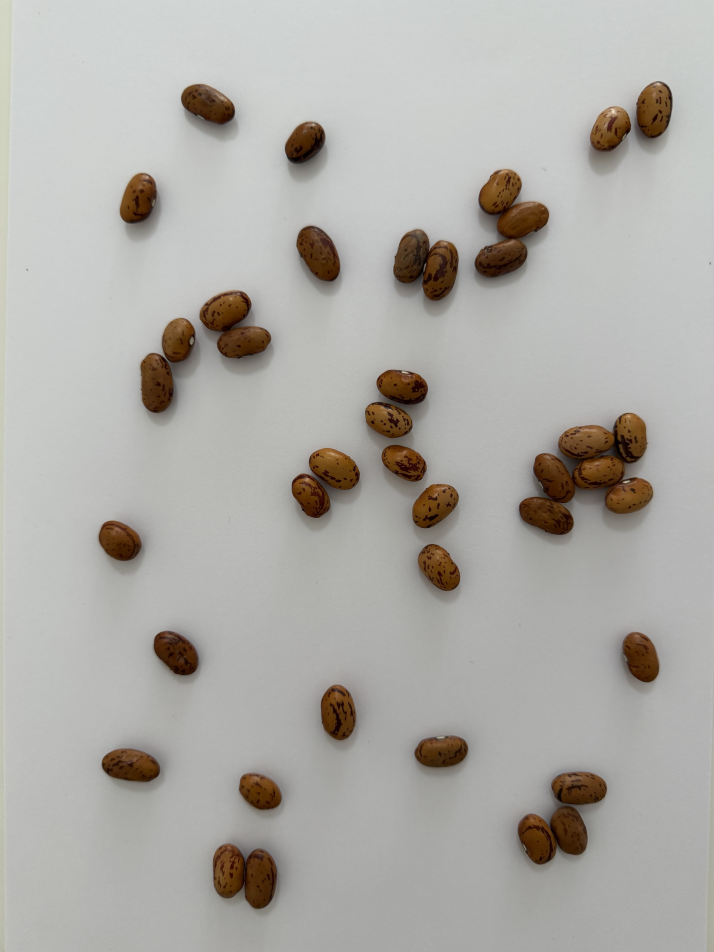
#> input picture bolum3/fasulye.jpg, 4284 x 5712 px (shown at 1/6 size)
$ python bolum3_tane_sayma.py
#> lines starting #> are read from the running program, lines starting #| are printed output that depends on the picture; after the words box and inside, x2 and y2 are one past the last pixel; in counts of white or black regions, pixels touching at a corner belong together
# -*- coding: utf-8 -*-

import cv2
import numpy as np
import matplotlib.pyplot as plt
import os

# AYARLAR (Fasulye için optimize edilmiş)

MIN_MESAFE = 24      # px - iki tane merkezi arası min mesafe
DIST_ESIK = 0.3      # distance transform lokal maksima eşiği
MAX_YUKSEKLIK = 900  # px - işlem hızı için boyutlandırma

# YARDIMCI FONKSİYONLAR

def goruntu_goster_coklu(goruntuler, basliklar, satir=2, sutun=3,
                         baslik_genel=""):
    """Birden fazla görüntüyü ızgara halinde gösterir."""
    plt.figure(figsize=(16, 10))
    if baslik_genel:
        plt.suptitle(baslik_genel, fontsize=14, fontweight='bold')
    for i, (img, baslik) in enumerate(zip(goruntuler, basliklar)):
        plt.subplot(satir, sutun, i + 1)
        if len(img.shape) == 2:
            plt.imshow(img, cmap='gray')
        else:
            plt.imshow(cv2.cvtColor(img, cv2.COLOR_BGR2RGB))
        plt.title(baslik, fontsize=11)
        plt.axis('off')
    plt.tight_layout()
    plt.show()

# 1. ÖN İŞLEME

def on_isleme(goruntu_yolu, max_yukseklik=MAX_YUKSEKLIK):
    """
    Görüntüyü okur, boyutlandırır ve binary mask üretir.
    """
    orijinal = cv2.imread(goruntu_yolu)
    if orijinal is None:
        raise FileNotFoundError(f"Görüntü bulunamadı: {goruntu_yolu}")

    h, w = orijinal.shape[:2]
    if h > max_yukseklik:
        oran = max_yukseklik / h
        orijinal = cv2.resize(orijinal, (int(w * oran), max_yukseklik))

    gri = cv2.cvtColor(orijinal, cv2.COLOR_BGR2GRAY)
    bulanik = cv2.medianBlur(gri, 5)

    _, binary = cv2.threshold(
        bulanik, 0, 255,
        cv2.THRESH_BINARY_INV + cv2.THRESH_OTSU
    )

    return orijinal, gri, binary

# 2. MORFOLOJİK TEMİZLİK

def morfolojik_temizlik(binary):
    """
    Binary maskedeki gürültüleri temizler.
    - Opening: küçük beyaz noktaları (gürültü) siler
    - Closing: tane içindeki olası siyah boşlukları doldurur
    """
    kernel = cv2.getStructuringElement(cv2.MORPH_ELLIPSE, (3, 3))
    temiz = cv2.morphologyEx(binary, cv2.MORPH_OPEN, kernel, iterations=2)
    temiz = cv2.morphologyEx(temiz, cv2.MORPH_CLOSE, kernel, iterations=3)
    return temiz

# 3. YÖNTEM A: BASİT KONTUR SAYMA (Karşılaştırma için)

def basit_kontur_say(binary, orijinal, min_alan=200):
    """findContours ile basit sayım."""
    konturlar, _ = cv2.findContours(
        binary, cv2.RETR_EXTERNAL, cv2.CHAIN_APPROX_SIMPLE
    )

    gecerli = [k for k in konturlar if cv2.contourArea(k) > min_alan]

    sonuc = orijinal.copy()
    cv2.drawContours(sonuc, gecerli, -1, (0, 255, 0), 2)

    for i, k in enumerate(gecerli):
        M = cv2.moments(k)
        if M["m00"] > 0:
            cx = int(M["m10"] / M["m00"])
            cy = int(M["m01"] / M["m00"])
            cv2.putText(sonuc, str(i + 1), (cx - 10, cy + 5),
                        cv2.FONT_HERSHEY_SIMPLEX, 0.5, (0, 0, 255), 2)

    cv2.putText(sonuc, f"Basit Yontem: {len(gecerli)} kume",
                (10, 30), cv2.FONT_HERSHEY_SIMPLEX, 0.8, (255, 0, 0), 2)

    return len(gecerli), sonuc

# 4. YÖNTEM B: WATERSHED SEGMENTASYONU (Asıl Yöntem)

def watershed_say(binary, orijinal,
                  min_mesafe=MIN_MESAFE, dist_esik=DIST_ESIK):
    """Distance Transform + Lokal Maksima + Watershed."""
    # 1. Distance transform
    dist = cv2.distanceTransform(binary, cv2.DIST_L2, 5)

    # 2. Lokal maksima bul
    kernel = np.ones((min_mesafe, min_mesafe), np.uint8)
    dist_dilated = cv2.dilate(dist, kernel)
    lokal_max = (dist == dist_dilated) & (dist > dist_esik * dist.max())
    lokal_max = lokal_max.astype(np.uint8) * 255

    # 3. Her lokal maksimayı ayrı bir etikete dönüştür
    _, markerler = cv2.connectedComponents(lokal_max)

    # 4. Watershed için arka plan / ön plan / bilinmeyen
    kernel = cv2.getStructuringElement(cv2.MORPH_ELLIPSE, (3, 3))
    kesin_arka = cv2.dilate(binary, kernel, iterations=3)
    bilinmeyen = cv2.subtract(kesin_arka, lokal_max)

    markerler = markerler + 1
    markerler[bilinmeyen == 255] = 0

    # 5. Watershed uygula
    sonuc = orijinal.copy()
    markerler = cv2.watershed(sonuc, markerler)

    # 6. Sınırları kırmızıya boya
    sonuc[markerler == -1] = [0, 0, 255]

    # 7. Tane sayısı
    benzersiz_etiketler = np.unique(markerler)
    tane_sayisi = len(benzersiz_etiketler) - 2

    # 8. Numaralandır
    sayac = 0
    for etiket in benzersiz_etiketler:
        if etiket <= 1:
            continue
        sayac += 1
        mask = (markerler == etiket).astype(np.uint8) * 255
        M = cv2.moments(mask)
        if M["m00"] > 0:
            cx = int(M["m10"] / M["m00"])
            cy = int(M["m01"] / M["m00"])
            cv2.putText(sonuc, str(sayac), (cx - 8, cy + 4),
                        cv2.FONT_HERSHEY_SIMPLEX, 0.45, (0, 0, 0), 2)

    cv2.putText(sonuc, f"Watershed: {tane_sayisi} tane",
                (10, 30), cv2.FONT_HERSHEY_SIMPLEX, 0.8, (0, 120, 0), 2)

    return tane_sayisi, sonuc, dist, lokal_max

# 5. ANA PIPELINE

def tane_say_pipeline(goruntu_yolu, kayit_klasoru="cikti_bolum3",
                      gercek_sayi=None):
    """Tüm pipeline'ı çalıştırır."""
    print("\n" + "=" * 65)
    print(f"BOLUM 3 - Tane Sayma Pipeline")
    print(f"Goruntu: {goruntu_yolu}")
    print("=" * 65)

    # 1. Ön işleme
    orijinal, gri, binary = on_isleme(goruntu_yolu)
#> in on_isleme, orijinal is the input picture: shape (5712, 4284, 3); mean B, G, R 167.2, 171.9, 174
#> in on_isleme, `_, binary = cv2.threshold( bulanik, 0, 255, cv2.THRESH_BINARY_INV + cv..`:
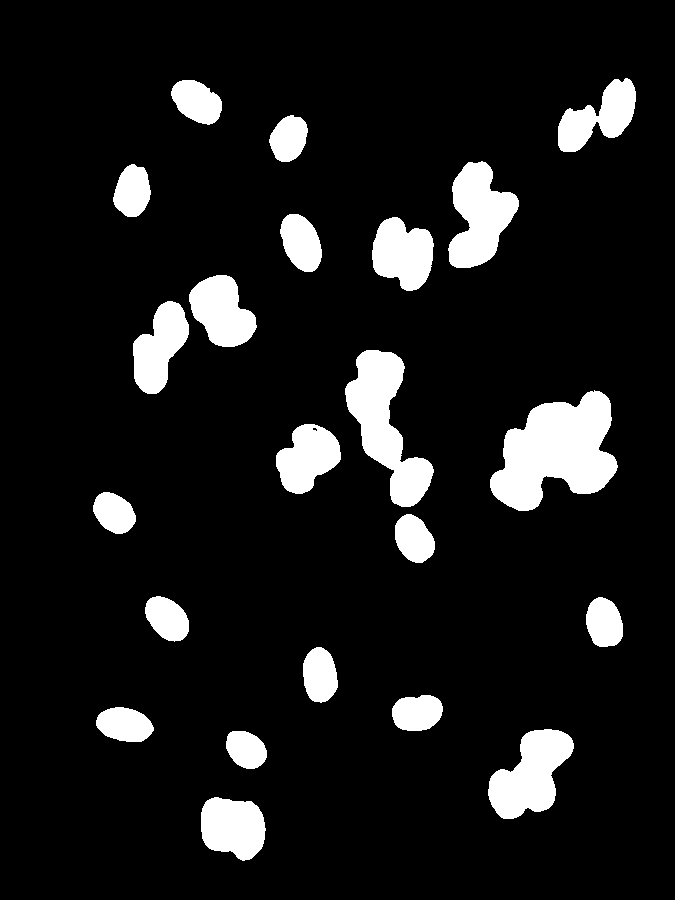
#> binary: shape (900, 675); 10.2% white; 22 white regions, largest, box (x1, y1, x2, y2) and area: (490, 390, 618, 511) 9565, (345, 350, 434, 507) 6337, (448, 161, 519, 268) 4664
    print(f"[1/5] On isleme tamamlandi ({orijinal.shape[1]}x{orijinal.shape[0]} px)")
#| [1/5] On isleme tamamlandi (675x900 px)

    # 2. Morfolojik temizlik
    temiz = morfolojik_temizlik(binary)
#> in morfolojik_temizlik, `temiz = cv2.morphologyEx(binary, cv2.MORPH_OPEN, kernel, iterations=2)`: temiz: shape (900, 675); 10.2% white; 22 white regions, largest, box (x1, y1, x2, y2) and area: (490, 391, 618, 511) 9558, (345, 350, 434, 507) 6335, (448, 161, 519, 268) 4664
#> in morfolojik_temizlik, `temiz = cv2.morphologyEx(temiz, cv2.MORPH_CLOSE, kernel, iterations=3)`: temiz: shape (900, 675); 10.2% white; 22 white regions
    print(f"[2/5] Morfolojik temizlik tamamlandi")

    # 3. Basit kontur sayma
    basit_sayi, basit_gorsel = basit_kontur_say(temiz, orijinal)
#> in basit_kontur_say, `konturlar, _ = cv2.findContours( binary, cv2.RETR_EXTERNAL, cv2.CHAIN_..`: konturlar = 22 contours; largest, box (x1, y1, x2, y2) and area: (490, 391, 618, 511) 9364, (345, 350, 434, 507) 6156, (448, 161, 519, 268) 4532, (488, 729, 574, 819) 4484, (372, 217, 434, 291) 3208
#> in basit_kontur_say, `gecerli = [k for k in konturlar if cv2.contourArea(k) > min_alan]`: gecerli has the same summary as konturlar
#> in basit_kontur_say, `cv2.drawContours(sonuc, gecerli, -1, (0, 255, 0), 2)`: sonuc: shape (900, 675, 3); mean B, G, R 164.6, 175.5, 170.8
#> the loop in basit_kontur_say, `for i, k in enumerate(gecerli):` made 22 passes
#> (cx, cy) on passes 1 to 12: (232, 826), (245, 749), (530, 774), (124, 724), (416, 712), (319, 674), (603, 622), (166, 618), (413, 538), (113, 512), (307, 457), (556, 451)
#> after the loop in basit_kontur_say, `for i, k in enumerate(gecerli):`: sonuc: shape (900, 675, 3); mean B, G, R 164.6, 175.3, 171.5
#> in basit_kontur_say, `cv2.putText(sonuc, f"Basit Yontem: {len(gecerli)} kume", (10, 30), cv2..`: sonuc: shape (900, 675, 3); mean B, G, R 164.7, 174.7, 170.8
#> basit_sayi = 22
    print(f"[3/5] Basit kontur yontemi   : {basit_sayi} kume bulundu")
#| [3/5] Basit kontur yontemi   : 22 kume bulundu

    # 4. Watershed
    ws_sayi, ws_gorsel, dist, lokal_max = watershed_say(temiz, orijinal)
#> in watershed_say, `lokal_max = (dist == dist_dilated) & (dist > dist_esik * dist.max())`: lokal_max: shape (900, 675) bool; 0.01% white in thin lines or dots, all inside (x1, y1, x2, y2) = (114, 99, 619, 827)
#> in watershed_say, `_, markerler = cv2.connectedComponents(lokal_max)`: markerler: shape (900, 675) int32; 40 distinct labels, from 0 to 39
#> in watershed_say, `kernel = cv2.getStructuringElement(cv2.MORPH_ELLIPSE, (3, 3))`: kernel = [[0, 1, 0], [1, 1, 1], [0, 1, 0]]
#> in watershed_say, `kesin_arka = cv2.dilate(binary, kernel, iterations=3)`: kesin_arka: shape (900, 675); 12.3% white; 22 white regions, largest, box (x1, y1, x2, y2) and area: (487, 388, 621, 514) 10827, (342, 347, 437, 510) 7556, (445, 158, 522, 271) 5530
#> in watershed_say, `bilinmeyen = cv2.subtract(kesin_arka, lokal_max)`: bilinmeyen: shape (900, 675); 12.3% white; 22 white regions, largest, box (x1, y1, x2, y2) and area: (487, 388, 621, 514) 10825, (342, 347, 437, 510) 7551, (445, 158, 522, 271) 5528
#> in watershed_say, `markerler = markerler + 1`: markerler: shape (900, 675) int32; 40 distinct labels, from 1 to 40
#> in watershed_say, `markerler[bilinmeyen == 255] = 0`:
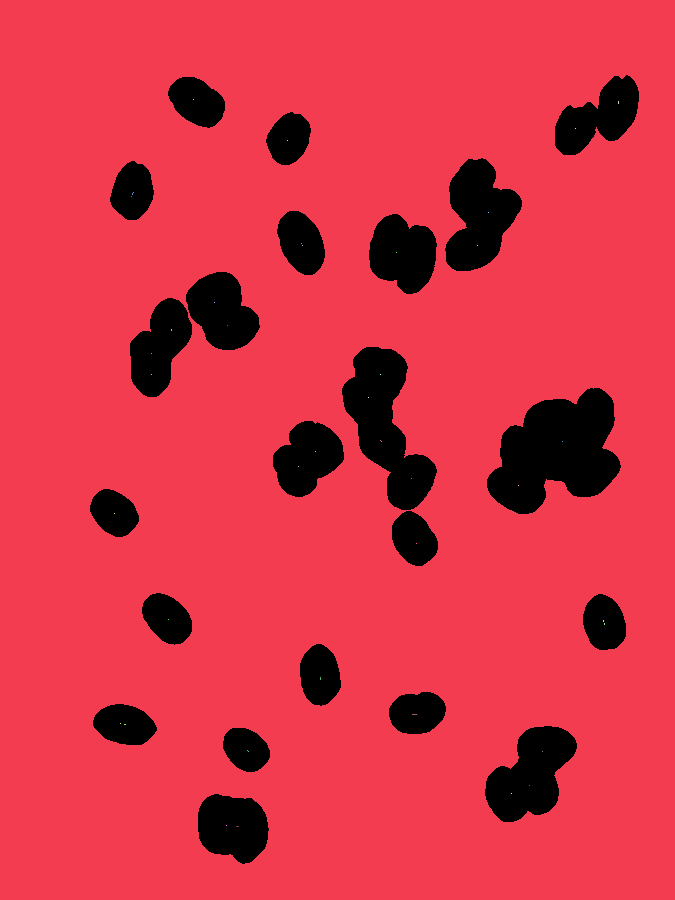
#> markerler: shape (900, 675) int32; 41 distinct labels, from 0 to 40; one colour per label, 0 black
#> in watershed_say, `markerler = cv2.watershed(sonuc, markerler)`:
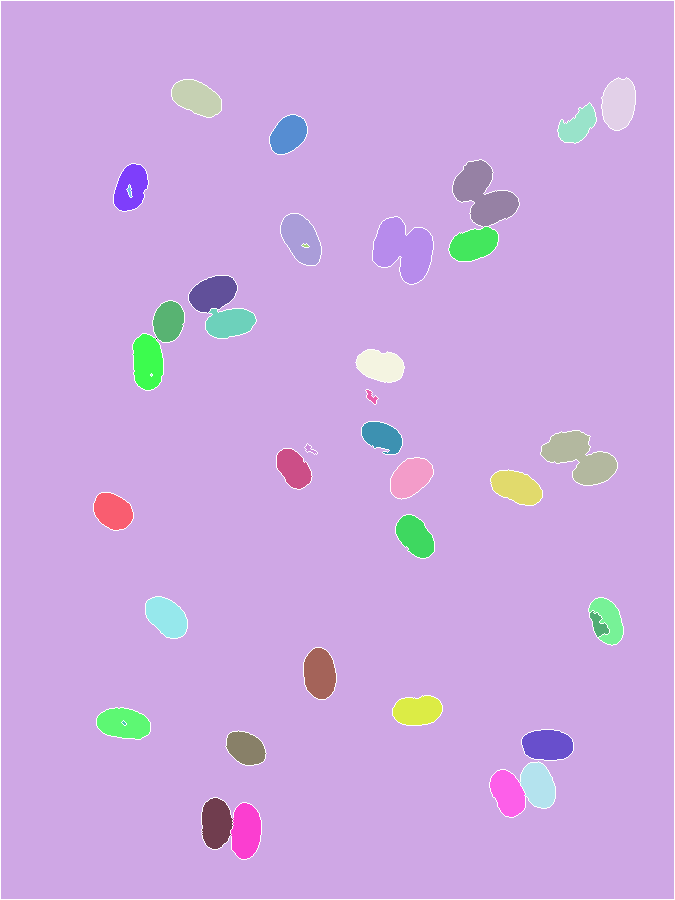
#> markerler: shape (900, 675) int32; 42 distinct labels, from -1 to 40; one colour per label, 0 black, -1 white
#> in watershed_say, `sonuc[markerler == -1] = [0, 0, 255]`: sonuc: shape (900, 675, 3); mean B, G, R 165.7, 170.3, 175.4
#> in watershed_say, `benzersiz_etiketler = np.unique(markerler)`: benzersiz_etiketler = 42 values from -1 to 40
#> in watershed_say, `tane_sayisi = len(benzersiz_etiketler) - 2`: tane_sayisi = 40
#> the loop in watershed_say, `for etiket in benzersiz_etiketler:` made 42 passes
#> (cx, cy) on passes 4 to 15: (196, 97), (618, 103), (577, 125), (287, 134), (130, 187), (129, 190), (483, 194), (300, 238), (305, 245), (473, 243), (403, 248), (212, 292)
#> after the loop in watershed_say, `for etiket in benzersiz_etiketler:`: mask: shape (900, 675); 0.22% white; 1 white region, box (x1, y1, x2, y2) and area: (231, 803, 261, 859) 1326
#> after the loop in watershed_say, `for etiket in benzersiz_etiketler:`:
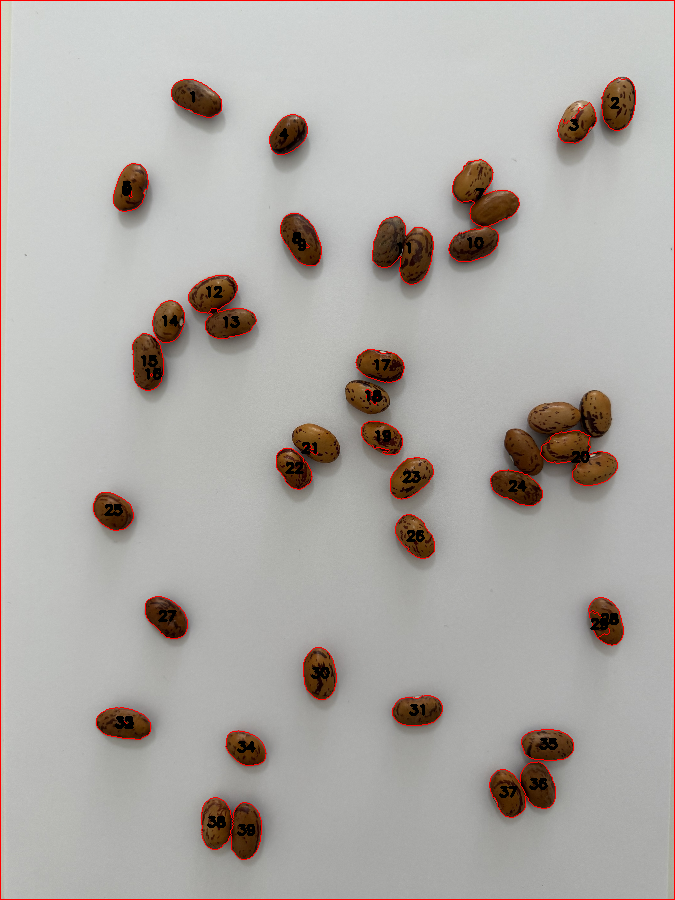
#> sonuc: shape (900, 675, 3); mean B, G, R 165.6, 169.9, 174.8
#> after the loop in watershed_say, `for etiket in benzersiz_etiketler:`: sayac = 39
#> in watershed_say, `cv2.putText(sonuc, f"Watershed: {tane_sayisi} tane", (10, 30), cv2.FON..`:
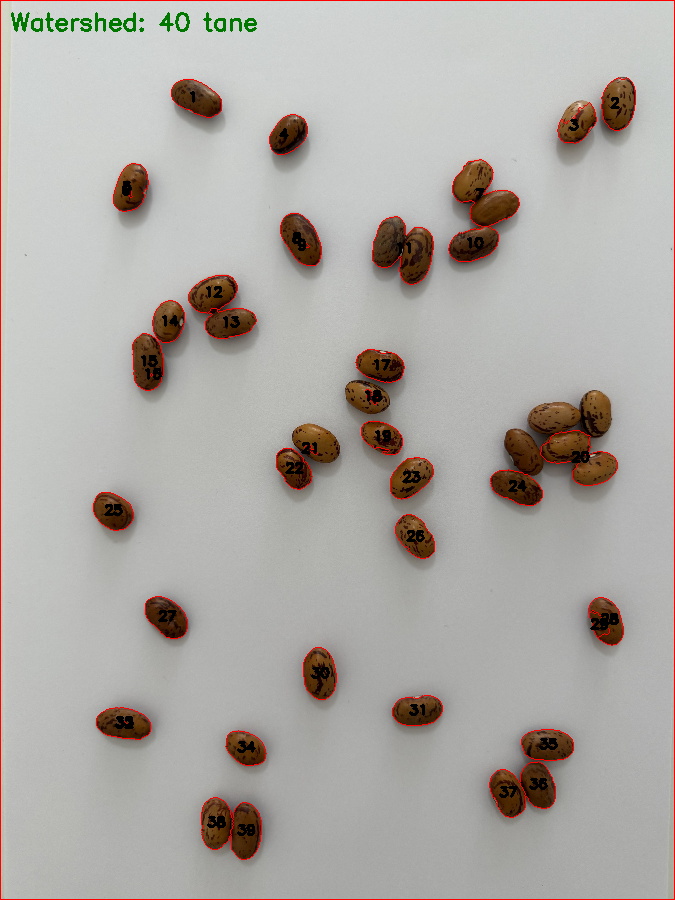
#> sonuc: shape (900, 675, 3); 0.28% of pixels changed, all inside (x1, y1, x2, y2) = (11, 12, 257, 32)
#> ws_sayi = 40
    print(f"[4/5] Watershed yontemi      : {ws_sayi} tane bulundu")
#| [4/5] Watershed yontemi      : 40 tane bulundu

    # Doğruluk
    if gercek_sayi is not None:
        print()
        print(f"  Gercek tane sayisi       : {gercek_sayi}")
        print(f"  Watershed dogrulugu      : %{100 * (1 - abs(ws_sayi - gercek_sayi) / gercek_sayi):.1f}")
#|   Watershed dogrulugu      : %100.0
        print(f"  Basit yontem dogrulugu   : %{100 * (1 - abs(basit_sayi - gercek_sayi) / gercek_sayi):.1f}")
#|   Basit yontem dogrulugu   : %55.0

    # 5. Görselleştirme
    dist_gorsel = cv2.normalize(dist, None, 0, 255, cv2.NORM_MINMAX).astype(np.uint8)

    # Lokal maksima görseli — connectedComponentsWithStats ile garanti merkezler
    lokal_gorsel = orijinal.copy()
    _, _, _, merkezler = cv2.connectedComponentsWithStats(lokal_max)
#> merkezler = 40 pairs, first value 114 to 618, second value 99 to 826
    # 0. etiket arka plan, 1'den başlayarak her tane merkezi
    for i in range(1, len(merkezler)):
        cx, cy = int(merkezler[i][0]), int(merkezler[i][1])
        # 3 katmanlı görünür nokta: siyah dış, beyaz halka, pembe iç
        cv2.circle(lokal_gorsel, (cx, cy), 16, (0, 0, 0), -1)
        cv2.circle(lokal_gorsel, (cx, cy), 13, (255, 255, 255), -1)
        cv2.circle(lokal_gorsel, (cx, cy), 10, (255, 0, 255), -1)
#> this loop made 39 passes
#> (cx, cy) on passes 1 to 12: (193, 99), (618, 102), (575, 128), (287, 140), (132, 193), (131, 196), (488, 212), (301, 243), (302, 245), (477, 245), (396, 252), (214, 302)
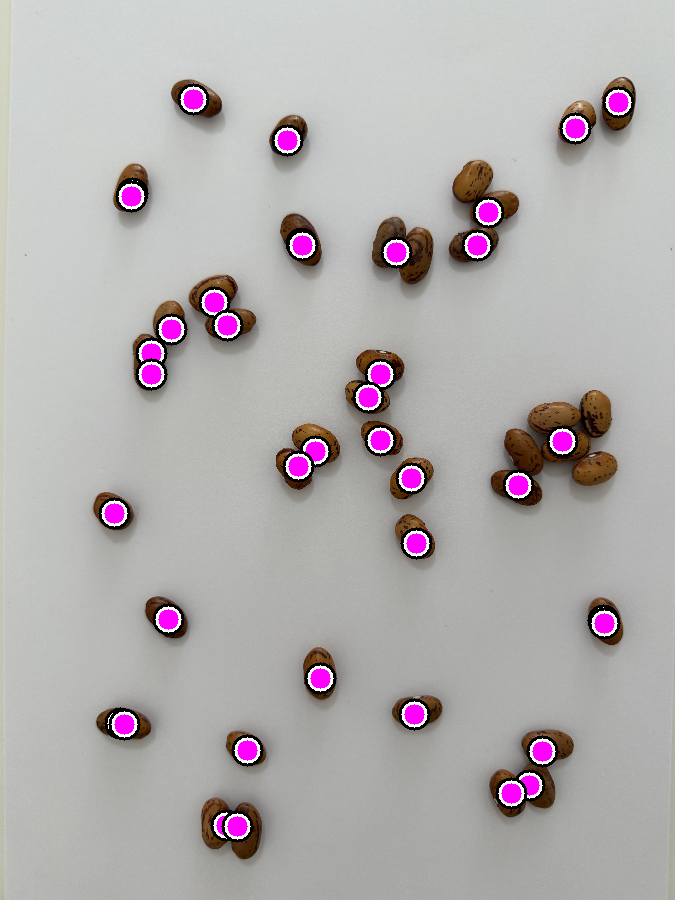
#> lokal_gorsel: shape (900, 675, 3); mean B, G, R 173.8, 172.7, 177.9

    goruntu_goster_coklu(
        [orijinal, gri, binary, temiz, dist_gorsel, lokal_gorsel],
        ["1. Orijinal Goruntu",
         "2. Gri Tonlama",
         "3. Otsu Esikleme (Binary)",
         "4. Morfolojik Temizlik",
         "5. Distance Transform",
         f"6. Lokal Maksima ({ws_sayi} merkez)"],
        satir=2, sutun=3,
        baslik_genel="BOLUM 3: Pipeline Adimlari"
    )
#> the loop in goruntu_goster_coklu, `for i, (img, baslik) in enumerate(zip(goruntuler, basliklar)):` made 6 passes
#> baslik on passes 1 to 6: '1. Orijinal Goruntu', '2. Gri Tonlama', '3. Otsu Esikleme (Binary)', '4. Morfolojik Temizlik', '5. Distance Transform', '6. Lokal Maksima (40 merkez)'

    goruntu_goster_coklu(
        [basit_gorsel, ws_gorsel],
        [f"Basit Kontur: {basit_sayi} kume\n(Birbirine degen taneleri tek sayar)",
         f"Watershed: {ws_sayi} tane\n(Tum taneleri ayri tespit eder)"],
        satir=1, sutun=2,
        baslik_genel="Yontemlerin Karsilastirilmasi"
    )
#> call 2 of goruntu_goster_coklu, with satir = 1, sutun = 2, baslik_genel = 'Yontemlerin Karsilastirilmasi'
#> the loop in goruntu_goster_coklu (call 2), `for i, (img, baslik) in enumerate(zip(goruntuler, basliklar)):` made 2 passes
#> in goruntu_goster_coklu (call 2), `plt.show()`:
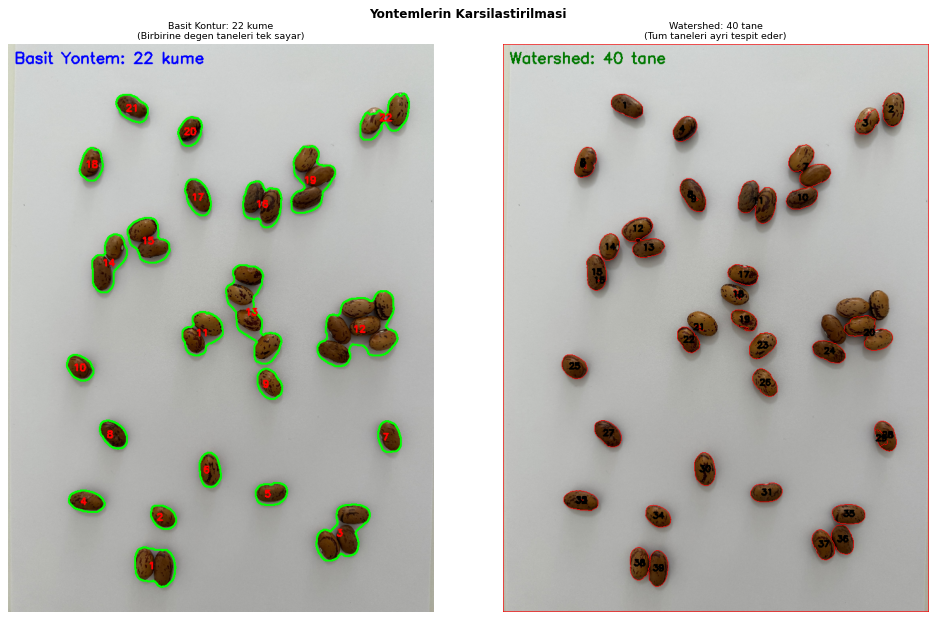
#> figure drawn by matplotlib, 2 panels

    # 6. Kaydet
    print(f"[5/5] Cikti dosyalari kaydediliyor...")
    if not os.path.exists(kayit_klasoru):
        os.makedirs(kayit_klasoru)

    isim = os.path.splitext(os.path.basename(goruntu_yolu))[0]
    cv2.imwrite(f"{kayit_klasoru}/{isim}_01_orijinal.jpg", orijinal)
    cv2.imwrite(f"{kayit_klasoru}/{isim}_02_gri.jpg", gri)
    cv2.imwrite(f"{kayit_klasoru}/{isim}_03_binary.jpg", binary)
    cv2.imwrite(f"{kayit_klasoru}/{isim}_04_temiz.jpg", temiz)
    cv2.imwrite(f"{kayit_klasoru}/{isim}_05_distance.jpg", dist_gorsel)
    cv2.imwrite(f"{kayit_klasoru}/{isim}_06_lokal_max.jpg", lokal_gorsel)
    cv2.imwrite(f"{kayit_klasoru}/{isim}_07_basit_kontur.jpg", basit_gorsel)
    cv2.imwrite(f"{kayit_klasoru}/{isim}_08_watershed.jpg", ws_gorsel)

    print(f"      -> {kayit_klasoru}/ klasorune kaydedildi")
    print()
    print("=" * 65)
    print(f"SONUC: Goruntude TOPLAM {ws_sayi} TANE TESPIT EDILDI")
#| SONUC: Goruntude TOPLAM 40 TANE TESPIT EDILDI
    print("=" * 65)
    print()

    return {
        'basit_sayi': basit_sayi,
        'watershed_sayi': ws_sayi,
        'gorsel': ws_gorsel
    }

# 6. ÇALIŞTIR

if __name__ == "__main__":
    goruntu_yolu = "fasulye.jpg"
    gercek_sayi = 40

    if os.path.exists(goruntu_yolu):
        sonuc = tane_say_pipeline(goruntu_yolu, gercek_sayi=gercek_sayi)
#> sonuc = 3 items
    else:
        print(f"HATA: '{goruntu_yolu}' bulunamadi.")
        print("Lutfen bir tane goruntusu ekleyin ve dosya yolunu guncelleyin.")
